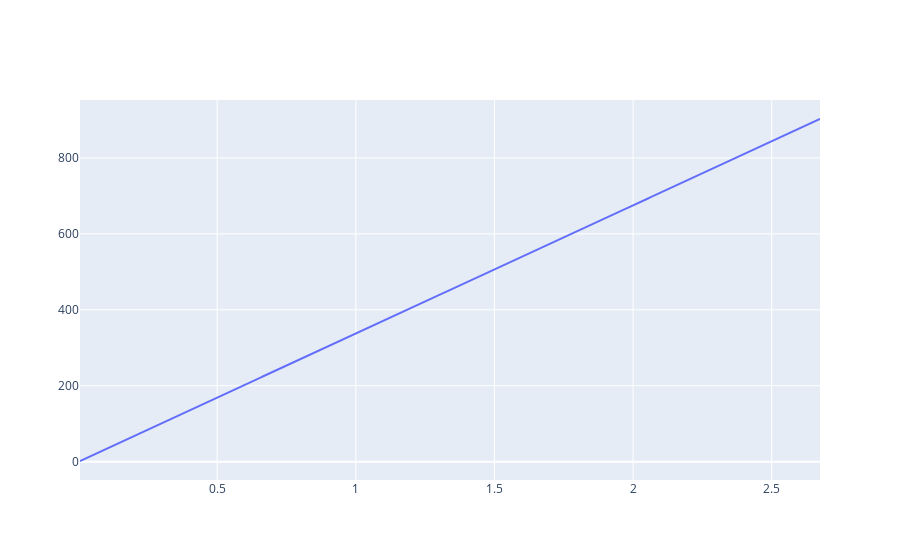

The code cell stored with this chart in its notebook:
### Code cell
#Alu
density = 850
E = 4.1*10**(9)
v = 0.33
t = 15/1000
c0 = 344
theta = 0

eta = 0.1 #loss factor


c0 = 344 #m/s
density_0 = 1.29  # dichte von Luft-Schicht
Z0 = density_0 * c0

# theta = np.pi*theta/180 # theta nur rad sein können
frequency_min = 10
frequency_max = 5000
frequency_range = np.arange(frequency_min, frequency_max)

ims = np.array([])
res = np.array([])
nf = np.array([])

for f in frequency_range:   
    i = 0
    ep = EP(f, t, c0, theta, density, E, v, eta)
    Z = ep.get_Z()
    Zim = np.imag(Z)
    fc = ep.get_fc()

    ims = np.append(ims, Zim/Z0)
    nf = np.append(nf, f/fc)


fig = go.Figure()
fig.add_trace(go.Scatter(x=nf, y=ims))
# fig.update_xaxes(type="log")
fig.show()

### Figure 1 — Plotly figure (JSON) as saved in the notebook; plotly's stock layout.template omitted (floating-point values rounded to 4 significant figures; data arrays with more than 128 entries replaced by an {"elided": "..."} marker saying what was removed)
{"data": [{"type": "scatter", "x": {"elided": "4990 float values"}, "y": {"elided": "4990 float values"}}], "layout": {}}
